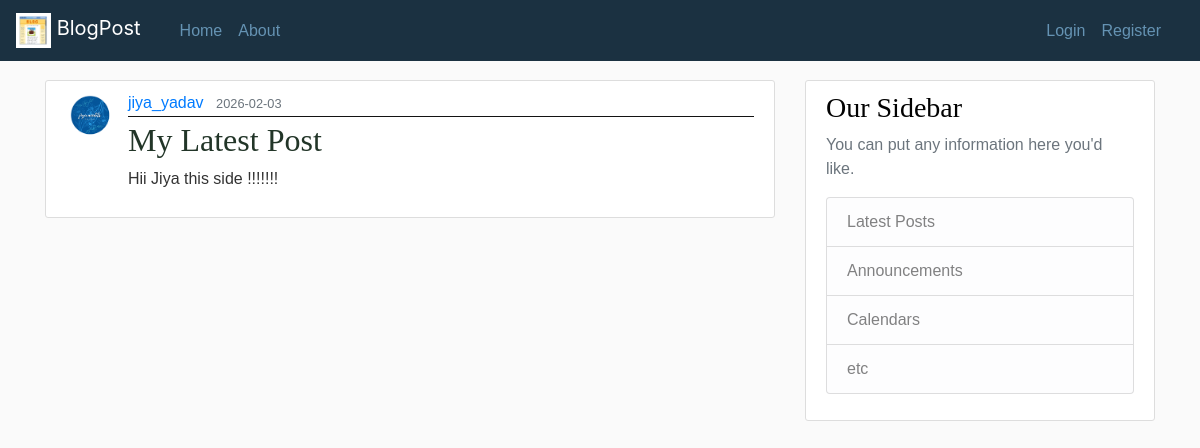
Screenshot of /post/23 with the database file from the repository.
### Blogpost/models.py (models this page shows, shortened)
class User(db.Model, UserMixin):
    id = db.Column(db.Integer, primary_key=True)
    username = db.Column(db.String(20), unique=True, nullable=False)
    email = db.Column(db.String(120), unique=True, nullable=False)
    image_file = db.Column(db.String(20), nullable=False, default='download.jpg')
    password = db.Column(db.String(60), nullable=False)
    posts = db.relationship('Post', backref='author', lazy=True)

class Post(db.Model):
    id = db.Column(db.Integer, primary_key=True)
    title = db.Column(db.String(100), nullable=False)
    date_posted = db.Column(db.DateTime, nullable=False, default=datetime.utcnow)
    content = db.Column(db.Text, nullable=False)
    user_id = db.Column(db.Integer, db.ForeignKey('user.id'), nullable=False)

### Blogpost/Posts/routes.py (the view)
@posts.route("/post/<int:post_id>")
def post(post_id):
    post = Post.query.get_or_404(post_id)
    return render_template('post.html', title = post.title, post=post)

### Blogpost/templates/post.html (shortened to what this page needs)
{% extends 'layout.html' %}
{% block content %}
    <article class="media content-section">
        <img class="rounded-circle article-img" src="{{ url_for('static', filename ='profile_pic/' + post.author.image_file) }}">
            <div class="media-body">
                <div class="article-metadata">
                <a class="mr-2" href="{{url_for('users.user_post', username=post.author.username)}}">{{ post.author.username }}</a>
                <small class="text-muted">{{ post.date_posted.strftime('%Y-%m-%d') }}</small>
                </div>
                <h2 class="article-title">{{ post.title }}</h2>
                <p class="article-content">{{ post.content }}</p>
            </div>
    </article>
{% endblock content %}

### Blogpost/static/main.css (style rules this page uses)
body { background: #fafafa; color: #333333; margin-top: 5rem; }
h1, h2, h3, h4, h5, h6 { color: #020202; font-family: 'Times New Roman', Times, serif; }
.content-section { background: #ffffff; padding: 10px 20px; border: 1px solid #dddddd; border-radius: 3px; margin-bottom: 20px; font-family: 'Trebuchet MS', 'Lucida Sans Unicode', 'Lucida Grande', 'Lucida Sans', Arial, sans-serif; }
.article-title { color: #223528; }
.article-content { white-space: pre-line; }
.article-img { height: 50px; width: 50px; margin-right: 12px; }
.article-metadata { padding-bottom: 1px; margin-bottom: 4px; border-bottom: 1px solid #131313 }

### rows the page displays
User: image_file (picture), author.username "jiya_yadav"
Post: date_posted "2026-02-03", title "My Latest Post", content "Hii Jiya this side !!!!!!!"
